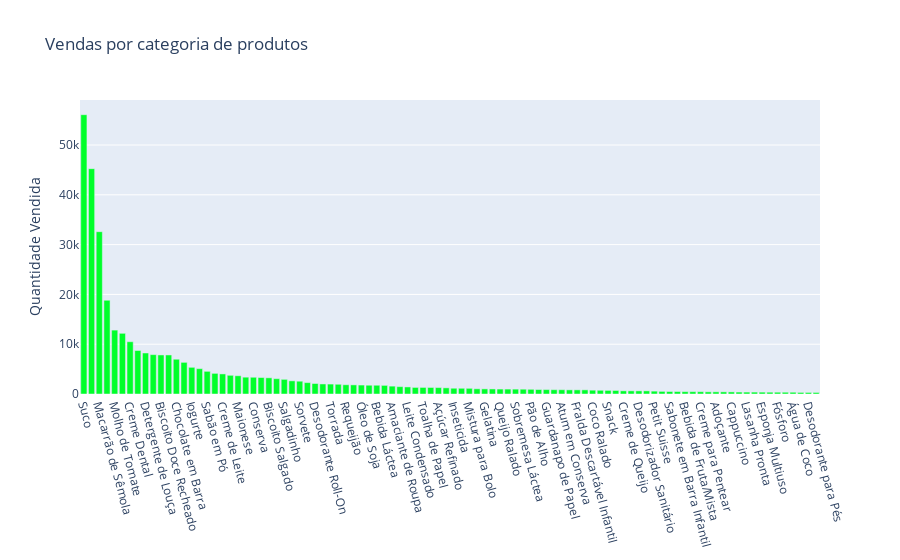

The cell this chart's notebook holds for it:
### Code cell
# Todos os produtos da categoria filho
trace0 = go.Bar(y=vendas_categoria.values,
               x=vendas_categoria.index,
               marker = {'color': '#00FF2A'},
               orientation='v'
               )

# produtos mais vendidos
trace1 = go.Bar(y=prod_mais.values,
               x=prod_mais.index,
               marker = {'color': '#00FF2A'},
               orientation='v'
               )

# produtos menos vendidos
trace2 = go.Bar(y=prod_menos.values,
               x=prod_menos.index,
               marker = {'color': '#00FF2A'},
               orientation='v'
               )



# Para alterar os plots basta alterar os trace
data = [trace1]


# Criando o Layout
config_layout = go.Layout(title='Vendas por categoria de produtos',
                         xaxis=dict(
                             titlefont=dict(
                                 size=40,
                                 color='lightgrey'),
                         tickangle=75),
                         yaxis={'title':'Quantidade Vendida'})

# Objeto Figura
fig = go.Figure(data=data, layout=config_layout)

# Plotando
py.iplot(fig)

### Figure 1 — Plotly figure (JSON) as saved in the notebook; plotly's stock layout.template omitted (floating-point values rounded to 4 significant figures)
{"data": [{"marker": {"color": "#00FF2A"}, "orientation": "v", "type": "bar", "x": ["Suco", "Sabonete em Barra", "Macarrão de Sêmola", "Macarrão Instantâneo", "Molho de Tomate", "Leite Tradicional", "Creme Dental", "Café", "Detergente de Louça", "Limpador Multiuso", "Biscoito Doce Recheado", "Biscoito Recheado", "Chocolate em Barra", "Shampoo", "Iogurte", "Desodorante Aerossol", "Sabão em Pó", "Papel Higiênico", "Creme de Leite", "Goma de Mascar", "Maionese", "Biscoito Doce", "Conserva", "Sardinha em Conserva", "Biscoito Salgado", "Bebida Láctea Fermentada", "Salgadinho", "Refrigerante", "Sorvete", "Wafer", "Desodorante Roll-On", "Bolo", "Torrada", "Condicionador", "Requeijão", "Desinfetante", "Óleo de Soja", "Farinha de Trigo", "Bebida Láctea", "Pão", "Amaciante de Roupa", "Tempero em Tablete", "Leite Condensado", "Leite Fermentado", "Toalha de Papel", "Água Sanitária", "Açúcar Refinado", "Manteiga", "Inseticida", "Aparelho e Lâmina de Barbear", "Mistura para Bolo", "Margarina", "Gelatina", "Energético", "Queijo Ralado", "Esponja de Aço", "Sobremesa Láctea", "Extrato de Tomate", "Pão de Alho", "Azeite de Oliva", "Guardanapo de Papel", "Chá", "Atum em Conserva", "Filtro de Café", "Fralda Descartável Infantil", "Absorvente Higiênico", "Coco Ralado", "Ketchup", "Snack", "Bombom", "Creme de Queijo", "Sabonete Líquido", "Desodorizador Sanitário", "Cerveja", "Petit Suisse", "Sabão Líquido", "Sabonete em Barra Infantil", "Macarrão com Ovos", "Bebida de Fruta/Mista", "Pão Bisnaguinha", "Creme para Pentear", "Detergente Multiuso", "Adoçante", "Biscoito Cookie", "Cappuccino", "Achocolatado em Pó", "Lasanha Pronta", "Doce de Leite", "Esponja Multiuso", "Palito de Dente", "Fósforo", "Odorizador de Ambiente/Roupa", "Água de Coco", "Leite de Coco", "Desodorante para Pés", "Massa Fresca"], "y": [56091, 45254, 32598, 18825, 12832, 12188, 10500, 8731, 8236, 7905, 7841, 7841, 6983, 6356, 5359, 5089, 4550, 4143, 4032, 3756, 3664, 3378, 3362, 3307, 3252, 3075, 2943, 2640, 2571, 2286, 2109, 2017, 1994, 1954, 1855, 1829, 1797, 1763, 1759, 1731, 1580, 1476, 1418, 1320, 1319, 1309, 1289, 1233, 1157, 1149, 1141, 1044, 1027, 1014, 994, 988, 978, 965, 944, 902, 887, 863, 859, 834, 832, 831, 767, 750, 727, 711, 634, 632, 629, 629, 574, 524, 503, 492, 473, 470, 466, 436, 435, 429, 420, 390, 384, 381, 373, 363, 359, 357, 354, 315, 312, 310]}], "layout": {"title": {"text": "Vendas por categoria de produtos"}, "xaxis": {"tickangle": 75, "title": {"font": {"color": "lightgrey", "size": 40}}}, "yaxis": {"title": {"text": "Quantidade Vendida"}}}}
